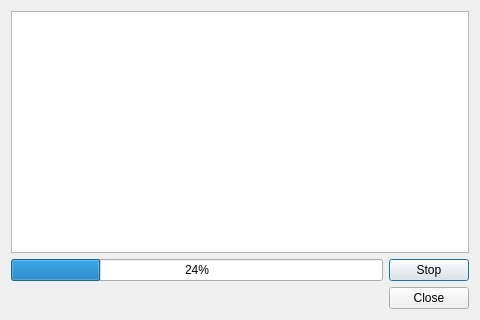
<?xml version="1.0" encoding="UTF-8"?>
<ui version="4.0">
    <class>InoProg</class>
    <widget class="QDialog" name="InoProg">
        <property name="geometry">
            <rect>
                <x>0</x>
                <y>0</y>
                <width>480</width>
                <height>320</height>
            </rect>
        </property>
        <property name="windowTitle">
            <string>Dialog</string>
        </property>
        <layout class="QGridLayout" name="gridLayout" rowstretch="1,0,0" columnstretch="1,0">
            <item row="1" column="0">
                <widget class="QProgressBar" name="progressBar">
                    <property name="value">
                        <number>24</number>
                    </property>
                </widget>
            </item>
            <item row="1" column="1">
                <widget class="QPushButton" name="stopButton">
                    <property name="text">
                        <string>Stop</string>
                    </property>
                </widget>
            </item>
            <item row="0" column="0" colspan="2">
                <widget class="QTextEdit" name="logTextEdit"/>
            </item>
            <item row="2" column="0" colspan="2">
                <widget class="QDialogButtonBox" name="buttonBox">
                    <property name="orientation">
                        <enum>Qt::Horizontal</enum>
                    </property>
                    <property name="standardButtons">
                        <set>QDialogButtonBox::Close</set>
                    </property>
                </widget>
            </item>
        </layout>
    </widget>
    <resources/>
    <connections>
        <connection>
            <sender>buttonBox</sender>
            <signal>accepted()</signal>
            <receiver>Dialog</receiver>
            <slot>accept()</slot>
            <hints>
                <hint type="sourcelabel">
                    <x>248</x>
                    <y>254</y>
                </hint>
                <hint type="destinationlabel">
                    <x>157</x>
                    <y>274</y>
                </hint>
            </hints>
        </connection>
        <connection>
            <sender>buttonBox</sender>
            <signal>rejected()</signal>
            <receiver>Dialog</receiver>
            <slot>reject()</slot>
            <hints>
                <hint type="sourcelabel">
                    <x>316</x>
                    <y>260</y>
                </hint>
                <hint type="destinationlabel">
                    <x>286</x>
                    <y>274</y>
                </hint>
            </hints>
        </connection>
    </connections>
</ui>
